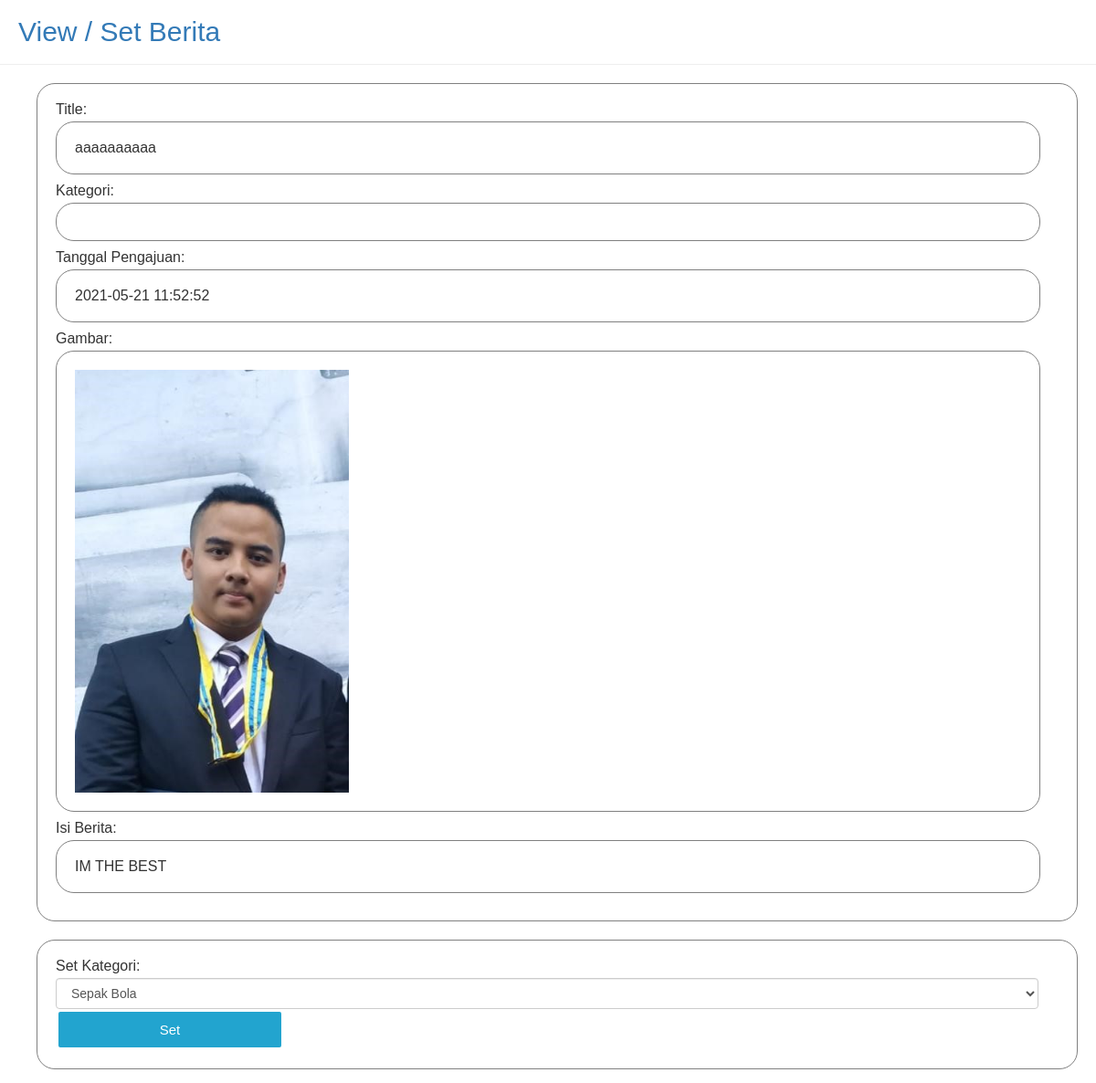
Page /Admin/setKategori.php?id=52 (signed in) on the committed database.
### tables this page shows
CREATE TABLE `beritaadmin` (
  `id` int(255) NOT NULL,
  `judul` varchar(100) NOT NULL,
  `isi` text NOT NULL,
  `waktu` timestamp NOT NULL DEFAULT current_timestamp(),
  `gambar` varchar(100) NOT NULL,
  `catatan` text DEFAULT NULL,
  `penulis` varchar(255) NOT NULL,
  `info_kategori` varchar(100) NOT NULL,
  `status` varchar(10) NOT NULL
);

### functions.php (called while the page is built, shortened)
<?php
$conn = mysqli_connect("localhost", "root", "", "sportdigi");
function query($query){
	global $conn;
	$result = mysqli_query($conn,$query);
	$rows = [];
	while ($row = mysqli_fetch_assoc($result)){
		$rows[] = $row;
	}
	return $rows;
}
?>

### Admin/setkategori.php (the view, shortened to what this page needs)
<?php
require '../functions.php';
$id = $_GET['id'];
$post = query("SELECT * FROM beritaadmin WHERE id = '$id'")[0];
$kategori = query("SELECT * FROM kategori");
 ?>
<html>
<head>
    <link href="css/bootstrap.min.css" rel="stylesheet">
</head>
<body>
    <h1 class="text-primary">View / Set Berita</h1>
    <hr>
    <div>
        <label for="judul">Title:</label><br>
        <div class="pengisi"><b><?= $post["judul"] ?></b></div>
         <p><label for="Kategori">Kategori:</label><br></p>
        <div class="pengisi"><?=$post['info_kategori']?></div>
        <p><label for="Tanggal">Tanggal Pengajuan:</label><br></p>
        <div class="pengisi"><?=$post['waktu']?></div>
        <p><label for="Gambar">Gambar:</label><br>
        <div class="pengisi"><img src="../penulis/img_post/<?=$post['gambar']?>" width=300><br></p></div>
        <p><label for="Isi">Isi Berita:</label><br></p>
        <div class="pengisi"><?php echo $post['isi'] ?></div>
    <div class="form-group">
        <label for="Set">Set Kategori:</label><br>
        <form id="pilih" method="POST" action="">
            <select id='ktrg' name="ktrg" class="form-control" style="width: 98%; margin-top: 5px;">
                <?php foreach ($kategori as $row) : ?>
                <option value="<?=$row['id']?>"><?=$row['namakategori']?></option>
                <?php endforeach ;?>
            </select>
            <p>
            <input type="submit" name="submit" value="Set"></p>
        </form>
    </div>
</body>
</html>

### Admin/setkategori.php (style rules this page uses)
html, body, div, span, applet, object, iframe, h1, h2, h3, h4, h5, h6, p, blockquote, pre, a, abbr, acronym, address, big, cite, code, del, dfn, em, img, ins, kbd, q, s, samp, small, strike, strong, sub, sup, tt, var, b, u, i, center, dl, dt, dd, ol, ul, li, fieldset, form, label, legend, table, caption, tbody, tfoot, thead, tr, th, td, article, aside, canvas, details, embed, figure, figcaption, footer, header, hgroup, menu, nav, output, ruby, section, summary, time, mark, audio, video { margin: 0; padding: 0; border: 0; font-size: 100%; font: inherit; vertical-align: baseline; }
body { line-height: 1; }
body { font-family: Quicksand, sans-serif; }
h1 { margin: 20px 20px 10px 20px; font-size: 30px; font-family: Arial, Helvetica, sans-serif; }
div { border: solid 1px grey; margin: 20px 20px 10px 40px; padding: 20px; border-radius: 20px; }
.pengisi { border: solid 1px grey; padding: 20px; border-radius: 20px; margin-top: 5px; margin-left: 0px; }
input, textarea, table { width: 100%; }
input[type=submit],input[type=reset] { font-family: sans-serif; font-size: 15px; background: #22a4cf; color: white; border: white 3px solid; border-radius: 5px; padding: 12px 20px; align-items: right; width: 250px; }

### rows in the picture
beritaadmin: judul "aaaaaaaaaa", waktu "2021-05-21 11:52:52", gambar (picture), isi "IM THE BEST"

### other values in the picture
form field ktrg "Sepak Bola"
